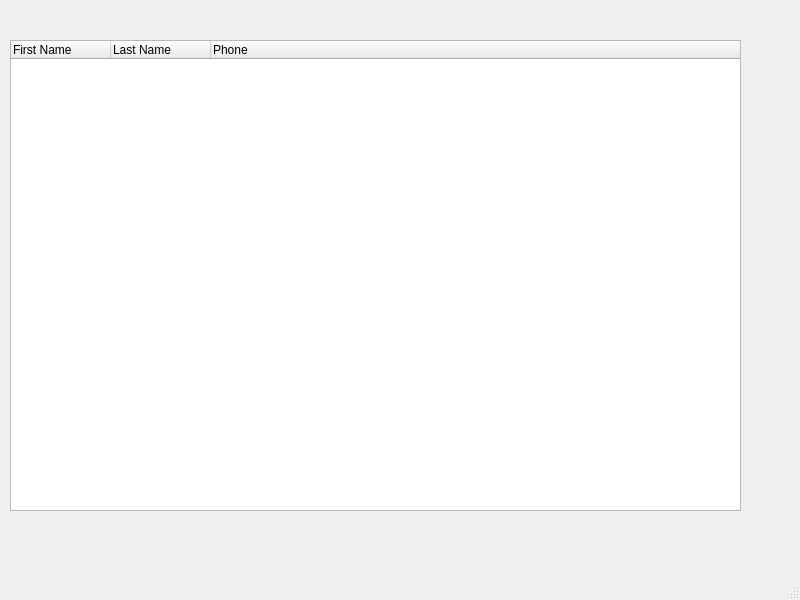
<?xml version="1.0" encoding="UTF-8"?>
<ui version="4.0">
 <class>UsersWindow</class>
 <widget class="QMainWindow" name="UsersWindow">
  <property name="geometry">
   <rect>
    <x>0</x>
    <y>0</y>
    <width>800</width>
    <height>600</height>
   </rect>
  </property>
  <property name="windowTitle">
   <string>MainWindow</string>
  </property>
  <widget class="QWidget" name="centralwidget">
   <widget class="QTreeWidget" name="treeWidget">
    <property name="geometry">
     <rect>
      <x>10</x>
      <y>40</y>
      <width>731</width>
      <height>471</height>
     </rect>
    </property>
    <column>
     <property name="text">
      <string>First Name</string>
     </property>
    </column>
    <column>
     <property name="text">
      <string>Last Name</string>
     </property>
    </column>
    <column>
     <property name="text">
      <string>Phone</string>
     </property>
    </column>
   </widget>
  </widget>
  <widget class="QMenuBar" name="menubar">
   <property name="geometry">
    <rect>
     <x>0</x>
     <y>0</y>
     <width>800</width>
     <height>28</height>
    </rect>
   </property>
  </widget>
  <widget class="QStatusBar" name="statusbar"/>
 </widget>
 <resources/>
 <connections/>
</ui>
